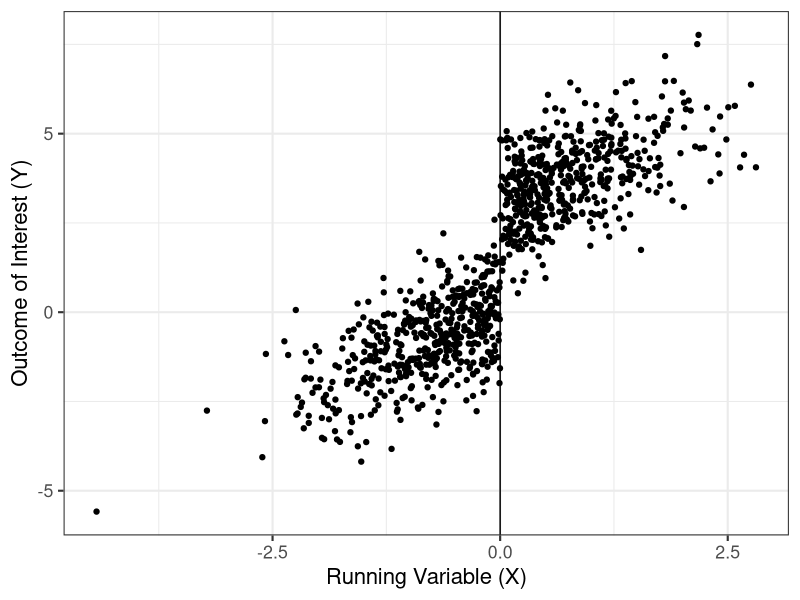

R code for this plot:

#######################################################################
## This is a script for simulating the regression discontinuity model
#######################################################################

# given parameters
cutoff_parameter = 0.0
beta_treatment_effect = 3.0
N_sample_size = 1000

# simulate the heterogeneous primitives
X_running_variable = rnorm( N_sample_size, mean = 0, sd = 1 )
epsilon_outcome_unobservable = X_running_variable + rnorm( N_sample_size, mean = 0, sd = 1 )

# assign the treated group
D_treatment = X_running_variable >= cutoff_parameter
Y_outcome_of_interest = beta_treatment_effect * D_treatment + epsilon_outcome_unobservable

# combine the variables into a data table
library(data.table) # install.packages("data.table")
the_data_set = data.table( Y_outcome_of_interest, D_treatment, X_running_variable )

# plot the data, X_running_variable on the x-axis and Y_outcome_of_interest on the y-axis, I want to use ggplot2 for this
library(ggplot2) # install.packages("ggplot2")
gg = ggplot(aes(x=X_running_variable, y=Y_outcome_of_interest), data=the_data_set) + 
    geom_point() + 
    theme_bw(base_size = 16) + 
    labs(x="Running Variable (X)", y="Outcome of Interest (Y)") + 
    geom_vline(xintercept = cutoff_parameter)

# save the plot
setwd("~/github/Econ512_fall2024/RDD/")
ggsave(gg, file="RDD_simulator.pdf", width=8, height=5)

write.csv(the_data_set, file = "RDD_simulator_data.csv", row.names = FALSE)


